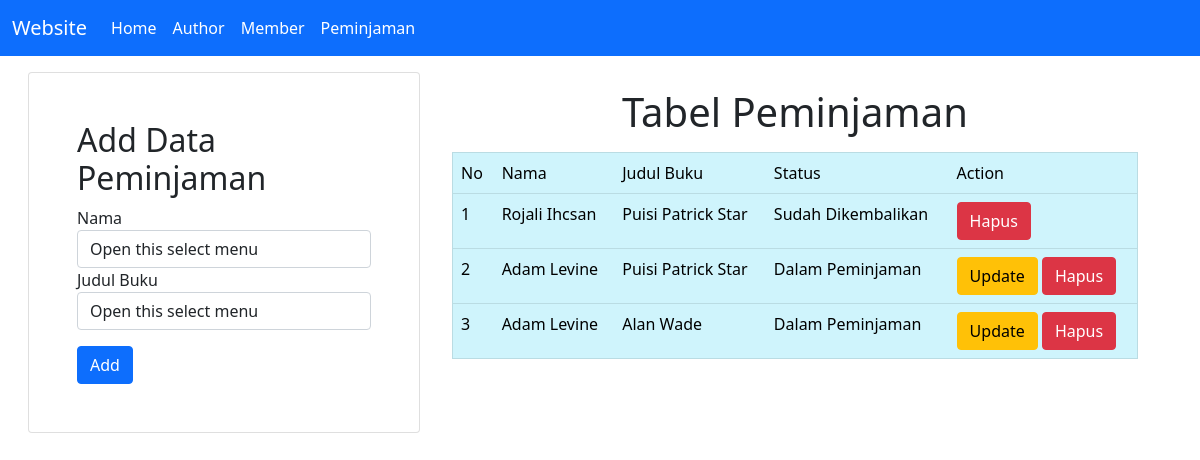
Screenshot of /peminjaman.php with the database file from the repository.
### tables this page shows
CREATE TABLE `peminjaman`  (
  `id_peminjaman` int NOT NULL AUTO_INCREMENT,
  `nim` varchar(50) NOT NULL,
  `id_buku` int NOT NULL,
  `status` varchar(50) NOT NULL,
  PRIMARY KEY (`id_peminjaman`) USING BTREE,
  INDEX `nim`(`nim`, `id_buku`) USING BTREE,
  INDEX `id_buku`(`id_buku`) USING BTREE,
  INDEX `nim_2`(`nim`) USING BTREE,
  CONSTRAINT `peminjaman_ibfk_1` FOREIGN KEY (`id_buku`) REFERENCES `buku` (`id_buku`) ON DELETE RESTRICT ON UPDATE CASCADE,
  CONSTRAINT `peminjaman_ibfk_2` FOREIGN KEY (`nim`) REFERENCES `member` (`nim`) ON DELETE RESTRICT ON UPDATE CASCADE
);

CREATE TABLE `member`  (
  `nim` varchar(50) NOT NULL,
  `nama` varchar(100) NOT NULL,
  `jurusan` varchar(100) NOT NULL,
  PRIMARY KEY (`nim`) USING BTREE
);

CREATE TABLE `buku`  (
  `id_buku` int NOT NULL AUTO_INCREMENT,
  `judul_buku` varchar(100) NOT NULL,
  `penerbit` varchar(100) NOT NULL,
  `deskripsi` text NOT NULL,
  `status` varchar(50) NOT NULL,
  `id_author` int NOT NULL,
  PRIMARY KEY (`id_buku`) USING BTREE,
  INDEX `id_author`(`id_author`) USING BTREE,
  CONSTRAINT `buku_ibfk_1` FOREIGN KEY (`id_author`) REFERENCES `author` (`id_author`) ON DELETE CASCADE ON UPDATE CASCADE
);

### includes/DB.class.php (called while the page is built, shortened)
<?php
class DB
{
    var $db_host = "";
    var $db_user = "";
    var $db_pass = "";
    var $db_name = "";
    var $db_link = "";
    var $result = 0;
    function DB($db_host = '', $db_user = '', $db_pass = '', $db_name = '')
    {
        $this->db_host = $db_host;
        $this->db_user = $db_user;
        $this->db_pass = $db_pass;
        $this->db_name = $db_name;
    }
    function open()
    {
        $this->db_link = mysqli_connect($this->db_host, $this->db_user, $this->db_pass, $this->db_name);
    }
    function execute($query = "")
    {
        $this->result = mysqli_query($this->db_link, $query);
        return $this->result;
    }
    function getResult()
    {
        return mysqli_fetch_array($this->result);
    }
}
?>

### includes/Peminjaman.class.php (called while the page is built, shortened)
<?php
class Peminjaman extends DB
{
    function getPeminjaman()
    {
        $query = "SELECT * FROM peminjaman";
        return $this->execute($query);
    }
}
?>

### conf.php (called while the page is built)
<?php
$db_host = "localhost";
$db_user = "root";
$db_pass = "";
$db_name = "db_lp11";
?>

### includes/Member.class.php (called while the page is built, shortened)
<?php
class Member extends DB
{
    function getNamaByNim($nim){
        $query = "SELECT nama FROM member WHERE nim = '$nim'";
        return $this->execute($query);
    }
}
?>

### includes/Buku.class.php (called while the page is built, shortened)
<?php
class Buku extends DB
{
    function getJudulById($id_buku){
        $query = "SELECT judul_buku FROM buku WHERE id_buku = '$id_buku'";
        return $this->execute($query);
    }
}
?>

### peminjaman.php (the view, shortened to what this page needs)
<?php
include("conf.php");
include("includes/DB.class.php");
include("includes/Buku.class.php");
include("includes/Peminjaman.class.php");
include("includes/Member.class.php");
$member = new Member($db_host, $db_user, $db_pass, $db_name);
$buku = new Buku($db_host, $db_user, $db_pass, $db_name);
$peminjaman = new Peminjaman($db_host, $db_user, $db_pass, $db_name);
$member->open();
$buku->open();
$peminjaman->open();
$status = false;
$data = null;
$no = 1;
$peminjaman->getPeminjaman();
while (list($id_peminjaman, $nim, $id_buku, $status) = $peminjaman->getResult()) {
    $member->getNamaByNim($nim);
    $data_nama = $member->getResult();
    $nama = $data_nama['nama'];
    $buku->getJudulById($id_buku);
    $data_judul = $buku->getResult();
    $judul_buku = $data_judul['judul_buku'];
    if ($status == "Sudah Dikembalikan") {
        $data .= "<tr>
            <td>" . $no++ . "</td>
            <td>" . $nama . "</td>
            <td>" . $judul_buku . "</td>
            <td>" . $status . "</td>
            <td>
            <a href='peminjaman.php?id_hapus=" . $id_peminjaman . "' class='btn btn-danger' '>Hapus</a>
            </td>
            </tr>";
    }
    else {
        $data .= "<tr>
            <td>" . $no++ . "</td>
            <td>" . $nama . "</td>
            <td>" . $judul_buku . "</td>
            <td>" . $status . "</td>
            <td>
            <a href='peminjaman.php?id_status=" . $id_peminjaman . "' class='btn btn-warning' '>Update</a>
            <a href='peminjaman.php?id_hapus=" . $id_peminjaman . "' class='btn btn-danger' '>Hapus</a>
            </td>
            </tr>";
    }
}

### rows the page displays
peminjaman: nim.nama "Rojali Ihcsan", id_buku.judul_buku "Puisi Patrick Star", status "Sudah Dikembalikan"
peminjaman: nim.nama "Adam Levine", id_buku.judul_buku "Puisi Patrick Star", status "Dalam Peminjaman"
peminjaman: nim.nama "Adam Levine", id_buku.judul_buku "Alan Wade", status "Dalam Peminjaman"
